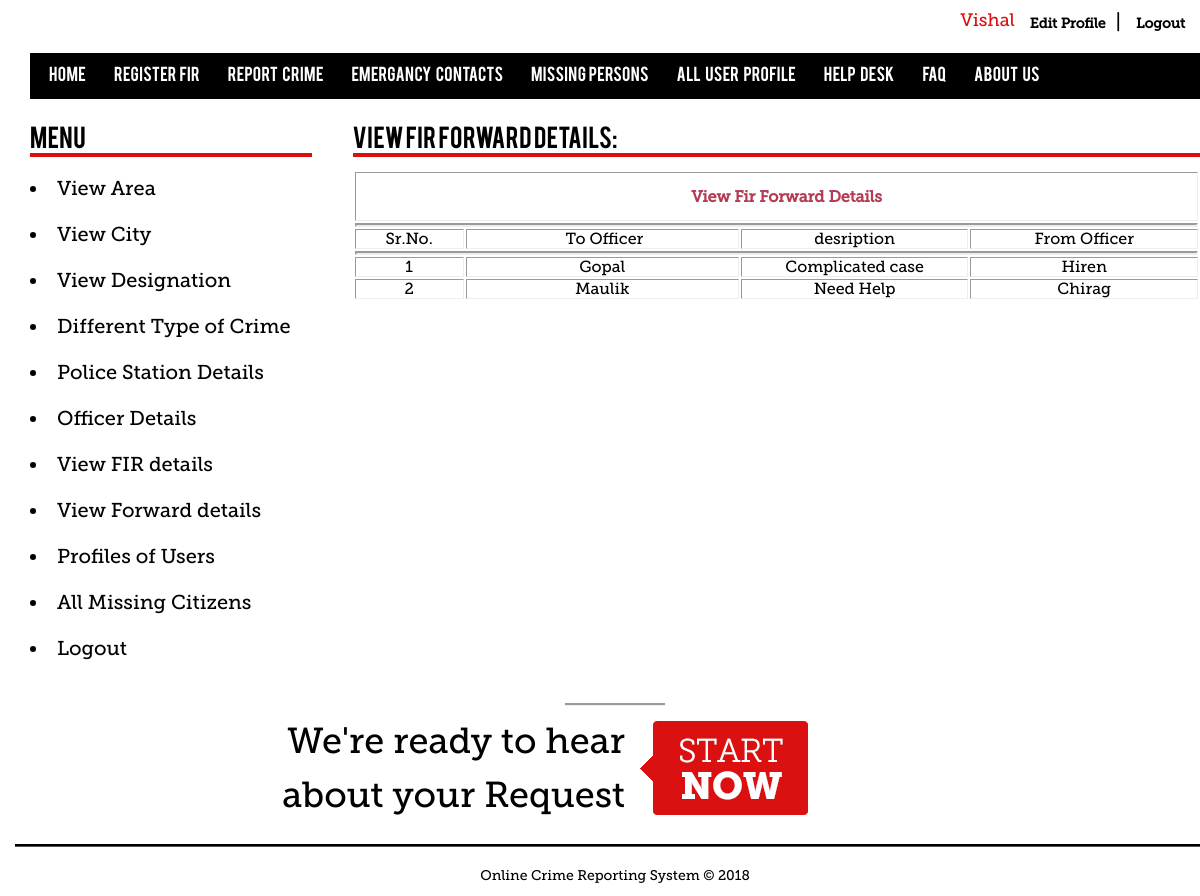
The page /viewforward.php (signed in) on the database its author committed.
### tables this page shows
CREATE TABLE IF NOT EXISTS `fir_forward` (
  `F_id` int(10) unsigned NOT NULL,
  `username` varchar(45) NOT NULL,
  `status` varchar(15) NOT NULL,
  `description` varchar(45) NOT NULL,
  `dt_time` datetime NOT NULL,
  `frmofficer` varchar(45) NOT NULL,
  PRIMARY KEY (`F_id`),
  KEY `FK_fir_forward_1` (`username`)
);

### viewforward.php (the view, shortened to what this page needs)
<?php
include("config.php");
$selectQuery = "select *from fir_forward ";
$resultSet = mysqli_query($conn,$selectQuery) or die(mysqli_error());
?>
<div class="main">
<div id="wrap">
<?php
	include("menu.php");
?>
			<link rel="stylesheet" href="css/template.css" type="text/css">
			<link rel="stylesheet" href="css/constant.css" type="text/css">
			<div id="content">
<?php
   include("sidebar.php");
?>
			<div class="div2">
     <h1> View Fir Forward Details: </h1><p>
        </strong>      </p>
      <center>
      <table width="100%" border="1" bgcolor="#FFFFFF">
	<tr>
		<td colspan="6" height="49" align="center" valign="middle">&nbsp;&nbsp;&nbsp;&nbsp;
		<span class="highlight"> View Fir Forward Details </span></td>
	</tr>
	<tr>
	<td colspan="6"><hr /></td>
	</tr>
	<tr>
	<td width="12%" align="center" class="style4 tableHeading style2">Sr.No.</td>
      <td width="30%" align="center" class="style4 tableHeading style2">&nbsp;To Officer</td>
      <td width="25%" align="center" class="style4 tableHeading style2">desription</td>
      <td width="25%" align="center" class="style4 tableHeading style2">From Officer</td>
    </tr>
	<tr>
	<td colspan="6"><hr /></td>
	</tr>
  <?php
	$i = 1;
	while($record=mysqli_fetch_array($resultSet))
	{
	?>
    <tr >
      <td align="center" ><?php echo $i++; ?></td>
      <td align="center" ><?php echo $record["username"];?>
	  </td>
      <td align="center" ><?php echo $record["description"];?>
	  </td>
	   <td align="center" ><?php echo $record["frmofficer"];?>
	  </td>
    </tr>
    <?php
	}
	?>
  </table>
      <p>&nbsp;</p>
      <p>&nbsp;</p>
      <p>&nbsp;</p>
<p>&nbsp;</p>
      <p>&nbsp;</p>
      <p>&nbsp;</p>
<p>&nbsp;</p>
      <p>&nbsp;</p>
      <p>&nbsp;</p>
<p>&nbsp;</p>
      <p>&nbsp;</p>
      <p>&nbsp;</p>
</div>
	    <?php
	   include("footer1.php");
	   ?>
</div>
</div>

### css/template.css (style rules this page uses)
body { font-family:museo_slab, Helvetica, sans-serif; font-size:14px; color:#000000; }
.main { width:1170px; position:relative; margin:0 auto }
#wrap { background-color:#ffffff; width:1200px; }
h1 { font-family:Bebas; width:auto; font-size:24px !important; font-weight:normal !important; margin:auto; color:#000000; border-bottom:4px solid #db1111; }
.div2 { width:847.5px; float:right; padding:30px 15px 20px 0px; }
.highlight { color:#B53B55; font-weight:bold }

### css/constant.css (style rules this page uses)
* { padding:0px 0px 0px 0px; margin:0px 0px 0px 0px; }
html { height:100% }
body { text-align:center; font-size:20px; border:none!important; }
table { padding:0; border:none; }
td { vertical-align:middle; }
h1 { font-size:130% }
p { padding:0px 0px 13px 0px; font-size:14px; }
.main { text-align:left }

### footer1.php (style rules this page uses)
#wrap { background-color:#ffffff; font:Arial, Helvetica, sans-serif; }

### rows shown on the page
fir_forward: username "Gopal", description "Complicated case", frmofficer "Hiren"
fir_forward: username "Maulik", description "Need Help", frmofficer "Chirag"

### other values the page prints
$_SESSION['username'] "Vishal"
